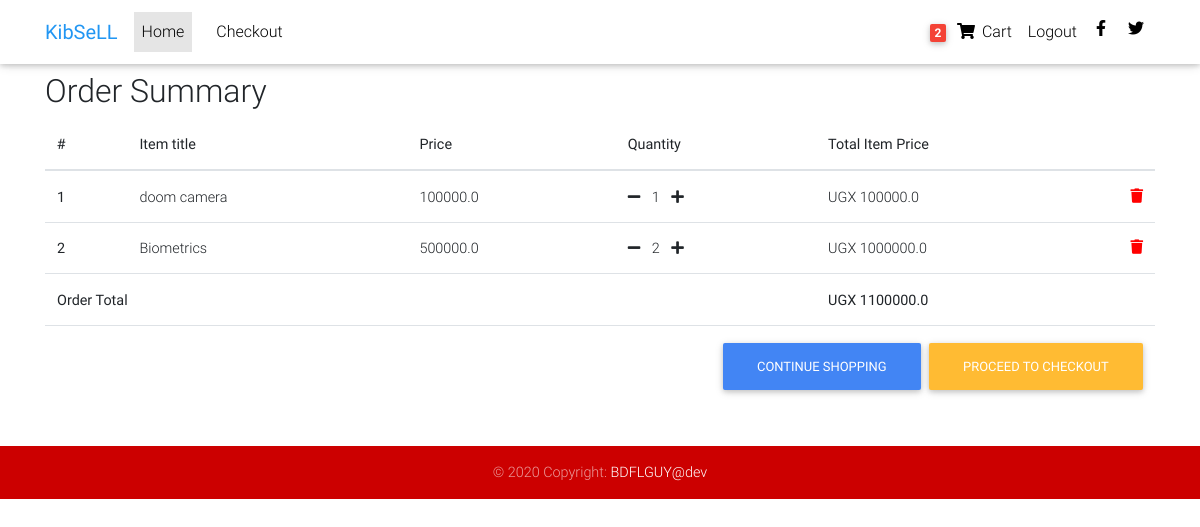
Page /order-summary/ (signed in) on the committed database.
### products/models.py (models this page shows, shortened)
class Order(models.Model):
    user = models.ForeignKey(settings.AUTH_USER_MODEL,
                             on_delete=models.CASCADE)
    ref_code = models.CharField(max_length=20, blank=True, null=True)
    items = models.ManyToManyField(OrderItem)
    start_date = models.DateTimeField(auto_now_add=True)
    ordered_date = models.DateTimeField()
    ordered = models.BooleanField(default=False)
    shipping_address = models.ForeignKey(
        'Address', related_name='shipping_address', on_delete=models.SET_NULL, blank=True, null=True)
    billing_address = models.ForeignKey(
        'Address', related_name='billing_address', on_delete=models.SET_NULL, blank=True, null=True)
    payment = models.ForeignKey(
        'Payment', on_delete=models.SET_NULL, blank=True, null=True)
    coupon = models.ForeignKey(
        'Coupon', on_delete=models.SET_NULL, blank=True, null=True)
    being_delivered = models.BooleanField(default=False)
    received = models.BooleanField(default=False)
    refund_requested = models.BooleanField(default=False)
    refund_granted = models.BooleanField(default=False)
    '''
    1. Item added to cart
    2. Adding a billing address
    (Failed checkout)
    3. Payment
    (Pre-processing, processing, packaging etc.)
    4. Being delivered
    5. Received
    6. Refunds
    '''
    def get_total(self):
        total = 0
        for order_item in self.items.all():
            total += order_item.get_final_price()
        if self.coupon:
            total -= self.coupon.amount
        return total

class OrderItem(models.Model):
    user = models.ForeignKey(settings.AUTH_USER_MODEL,
                             on_delete=models.CASCADE)
    ordered = models.BooleanField(default=False)
    item = models.ForeignKey(Item, on_delete=models.CASCADE)
    quantity = models.IntegerField(default=1)
    def get_total_item_price(self):
        return self.quantity * self.item.price
    def get_final_price(self):
        if self.item.discount_price:
            return self.get_total_discount_item_price()
        return self.get_total_item_price()

class Item(models.Model):
    title = models.CharField(max_length=100)
    price = models.FloatField()
    discount_price = models.FloatField(blank=True, null=True)
    category = models.CharField(choices=CATEGORY_CHOICES, max_length=10)
    label = models.CharField(choices=LABEL_CHOICES, max_length=1)
    slug = models.SlugField()
    description = models.TextField()
    image = models.ImageField()

### products/views.py (the view)
# urls.py: path('order-summary/', OrderSummaryView.as_view(), name='order-summary'),
class OrderSummaryView(LoginRequiredMixin, View):
    def get(self, *args, **kwargs):
        try:
            order = Order.objects.get(user=self.request.user, ordered=False)
            context = {
                'object': order
            }
            return render(self.request, 'order_summary.html', context)
        except ObjectDoesNotExist:
            messages.warning(self.request, "You do not have an active order")
            return redirect("/")

### products/templatetags/cart_template_tags.py (called while the page is built)
@register.filter
def cart_item_count(user):
    if user.is_authenticated:
        qs = Order.objects.filter(user=user, ordered=False)
        if qs.exists():
            return qs[0].items.count()
        return 0

### products/templates/order_summary.html (shortened to what this page needs)
{% extends "base.html" %}
{% block content %}
  <main>
    <div class="container">
    <div class="table-responsive text-nowrap">
    <h2>Order Summary</h2>
    <table class="table">
        <thead>
        <tr>
            <th scope="col">#</th>
            <th scope="col">Item title</th>
            <th scope="col">Price</th>
            <th scope="col">Quantity</th>
            <th scope="col">Total Item Price</th>
        </tr>
        </thead>
        <tbody>
        {% for order_item in object.items.all %}
        <tr>
            <th scope="row">{{ forloop.counter }}</th>
            <td>{{ order_item.item.title }}</td>
            <td>{{ order_item.item.price }}</td>
            <td>
                <a href="{% url 'core:remove-single-item-from-cart' order_item.item.slug %}"><i class="fas fa-minus mr-2"></i></a>
                {{ order_item.quantity }}
                <a href="{% url 'core:add-to-cart' order_item.item.slug %}"><i class="fas fa-plus ml-2"></i></a>
            </td>
            <td>
            {% if order_item.item.discount_price %}
                UGX {{ order_item.get_total_discount_item_price }}
                <span class="badge badge-primary">Saving ${{ order_item.get_amount_saved }}</span>
            {% else %}
                UGX {{ order_item.get_total_item_price }}
            {% endif %}
            <a style='color: red;' href="{% url 'core:remove-from-cart' order_item.item.slug %}">
                <i class="fas fa-trash float-right"></i>
            </a>
            </td>
        </tr>
        {% endfor %}
        {% if object.get_total %}
        <tr>
            <td colspan="4"><b>Order Total</b></td>
            <td><b>UGX {{ object.get_total }}</b></td>
        </tr>
        <tr>
            <td colspan="5">
            <a class='btn btn-warning float-right ml-2' href='/checkout/'>Proceed to checkout</a>
            <a class='btn btn-primary float-right' href='/'>Continue shopping</a>
            </td>
        </tr>
        {% endif %}
        </tbody>
    </table>
    </div>
    </div>
  </main>
{% endblock content %}

### products/templates/base.html (shortened to what this page needs)
{% load static %}
{% load cart_template_tags %}
<html lang="en">
<head>
    <link rel="stylesheet" href="https://use.fontawesome.com/releases/v5.11.2/css/all.css">
    <link rel="stylesheet" href="{% static 'sell/css/bootstrap.min.css' %}">
    <link rel="stylesheet" href="{% static 'sell/css/mdb.min.css' %}">
    <link rel="stylesheet" href="{% static 'sell/css/style.css' %}">
</head>
<body>
<nav class="navbar fixed-top navbar-expand-lg navbar-light white scrolling-navbar">
    <div class="container">
        <a class="navbar-brand waves-effect" href="/">
            <strong class="blue-text">KibSeLL</strong>
        </a>
        <div class="collapse navbar-collapse" id="navbarSupportedContent">
            <ul class="navbar-nav mr-auto">
                <li class="nav-item active">
                    <a class="nav-link waves-effect" href="/">Home
                    </a>
                </li>
                <li class="nav-item">
                    <a class="nav-link waves-effect" href="#">
                    </a>
                </li>
                <li class="nav-item">
                    <a class="nav-link waves-effect"
                       href="/checkout">Checkout</a>
                </li>
            </ul>
            <ul class="navbar-nav nav-flex-icons">
                {% if request.user.is_authenticated %}
                <li class="nav-item">
                    <a href="{% url 'core:order-summary' %}" class="nav-link waves-effect">
                        <span class="badge red z-depth-1 mr-1"> {{ request.user|cart_item_count }} </span>
                        <i class="fas fa-shopping-cart"></i>
                        <span class="clearfix d-none d-sm-inline-block"> Cart </span>
                    </a>
                </li>
                <li class="nav-item">
                    <a class="nav-link waves-effect" href="{% url 'account_logout' %}">
                        <span class="clearfix d-none d-sm-inline-block"> Logout</span>
                    </a>
                {% endif %}
                <li class="nav-item">
                    <a href="https://www.facebook.com/" class="nav-link waves-effect" target="_blank">
                        <i class="fab fa-facebook-f"></i>
                    </a>
                </li>
                <li class="nav-item">
                    <a href="https://twitter.com/" class="nav-link waves-effect" target="_blank">
                        <i class="fab fa-twitter"></i>
                    </a>
                </li>
            </ul>
        </div>
    </div>
</nav>
<div class="mt-5 pt-4">
</div>
{% block content %}
{% endblock %}
<footer class="page-footer text-center font-small mt-4 wow fadeIn">
    <div class="footer-copyright py-3">
        © 2020 Copyright:
        <a href="https://opudaemmanuel@gmail.com" target="_blank"> BDFLGUY@dev </a>
    </div>
</footer>
</body>
</html>

### products/static/sell/css/style.css (style rules this page uses)
html, body, .view { height: 100%; }
.page-footer { background-color: red; }

### products/templates/base.html (style rules this page uses)
html, body, header, .carousel { height: 60vh; }

### rows in the picture
OrderItem: item "doom camera", item.price "100000.0", quantity "1", get_total_item_price "100000.0"
OrderItem: item "Biometrics", item.price "500000.0", quantity "2", get_total_item_price "1000000.0"
Order: get_total "1100000.0"

### other values in the picture
{{ request.user|cart_item_count }} "2"
